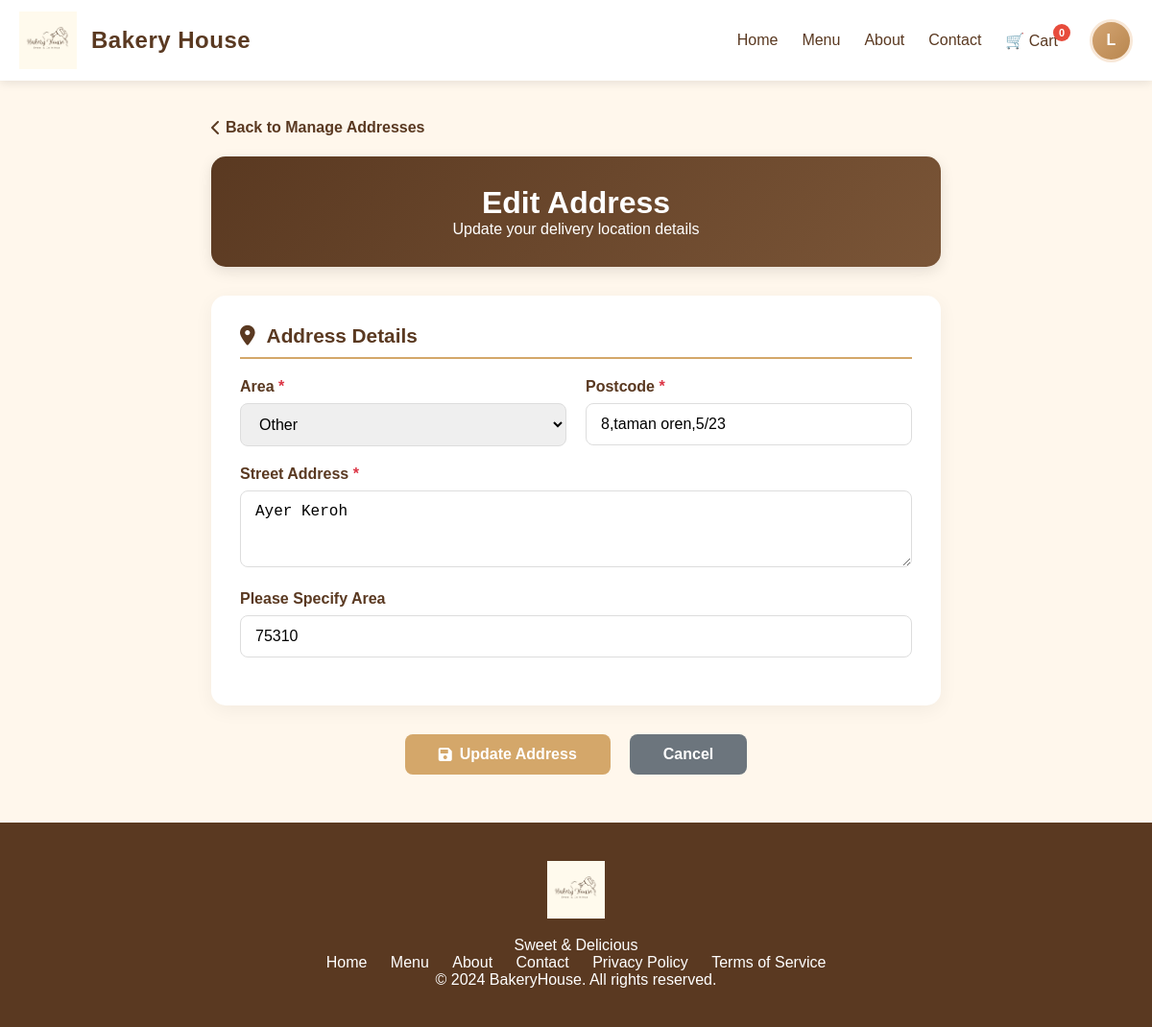
Screenshot of /edit.address.php?id=9 (signed in) with the database file from the repository.
### tables this page shows
CREATE TABLE `user_addresses` (
  `id` int(11) NOT NULL,
  `user_id` int(11) NOT NULL,
  `address_text` text NOT NULL,
  `is_default` tinyint(1) DEFAULT 0,
  `updated_at` timestamp NOT NULL DEFAULT current_timestamp() ON UPDATE current_timestamp()
);

### edit.address.php (the view, shortened to what this page needs)
<?php
require_once 'config.php';
$userId = $_SESSION['user_id'];
$addressId = $_GET['id'] ?? null;
try {
    $query = "SELECT * FROM user_addresses WHERE id = ? AND user_id = ?";
    $stmt = $pdo->prepare($query);
    $stmt->execute([$addressId, $userId]);
    $addressData = $stmt->fetch(PDO::FETCH_ASSOC);
$address_area = $address_postcode = $address_line = $other_area = '';
$text = $addressData['address_text'];
if (strpos($text, '|') !== false) {
    $parts = explode('|', $text);
    $address_line     = $parts[0] ?? '';
    $address_area     = $parts[1] ?? '';
    $address_postcode = $parts[2] ?? '';
    $other_area       = $parts[3] ?? '';
    $known_areas = ["Bandar Melaka", "Ayer Keroh", "Bukit Beruang"];
    if (!empty($address_area) && !in_array($address_area, $known_areas)) {
        $other_area = $address_area;
        $address_area = 'other';
    }
}
} catch (PDOException $e) {
    die("Error: " . $e->getMessage());
}
?>
<!DOCTYPE html>
<html lang="en">
<head>
    <link rel="stylesheet" href="editprofile.css"> <link rel="stylesheet" href="https://cdnjs.cloudflare.com/ajax/libs/font-awesome/6.0.0/css/all.min.css">
</head>
<body>
    <?php include 'header.php'; ?>
    <main class="profile-page">
        <div class="profile-container">
            <div class="back-navigation">
                <a href="manageaddress.php" class="back-link">
                    <i class="fas fa-chevron-left"></i> Back to Manage Addresses
                </a>
            </div>
            <div class="profile-header">
                <h1>Edit Address</h1>
                <p>Update your delivery location details</p>
            </div>
            <form action="edit.address.php?id=<?php echo $addressId; ?>" method="POST" class="edit-form" id="addressForm">
                <div class="info-card">
                    <h2><i class="fas fa-map-marker-alt"></i> Address Details</h2>
                    <div class="form-row">
                        <div class="form-group-half required-field">
                            <label class="form-label">Area</label>
                            <select id="address_area" name="address_area" class="form-input" required>
                                <option value="other" <?php echo $address_area === 'other' ? 'selected' : ''; ?>>Other</option>
                            </select>
                        </div>
                        <div class="form-group-half required-field">
                            <label class="form-label">Postcode</label>
                            <input type="text" name="address_postcode" id="address_postcode" class="form-input"
                                   value="<?php echo htmlspecialchars($address_postcode); ?>"
                                   required maxlength="5" oninput="this.value = this.value.replace(/[^0-9]/g, '');">
                        </div>
                    </div>
                    <div class="form-group required-field">
                        <label class="form-label">Street Address</label>
                        <textarea name="address_line" class="form-textarea" required rows="3"
                                  placeholder="Unit no, Building, Street Name..."><?php echo htmlspecialchars($address_line); ?></textarea>
                    </div>
                    <div class="form-group" id="other_area_group" style="display: <?php echo $address_area === 'other' ? 'block' : 'none'; ?>;">
                        <label class="form-label">Please Specify Area</label>
                        <input type="text" name="other_area" class="form-input" value="<?php echo htmlspecialchars($other_area); ?>">
                    </div>
                </div>
                <div class="action-buttons">
                    <button type="submit" class="btn btn-primary" id="saveButton">
                        <i class="fas fa-save"></i> Update Address
                    </button>
                    <a href="manageaddress.php" class="btn btn-secondary">Cancel</a>
                </div>
            </form>
        </div>
    </main>
    <footer>
        <div class="container">
            <div class="footer-content">
                <div class="footer-logo">
                    <img src="Bakery House Logo.png" alt="BakeryHouse">
                </div>
                <p>Sweet & Delicious</p>
                <div class="footer-links">
                    <a href="index.php">Home</a>
                    <a href="menu.php">Menu</a>
                    <a href="about_us.php" class="active">About</a>
                    <a href="contact_us.php">Contact</a>
                    <a href="privacypolicy.php">Privacy Policy</a>
                    <a href="termservice.php">Terms of Service</a>
                </div>
                <p>&copy; 2024 BakeryHouse. All rights reserved.</p>
            </div>
        </div>
    </footer>
</body>
</html>

### editprofile.css (style rules this page uses)
:root { --bakery-brown: #5a3921; --bakery-gold: #d4a76a; --bakery-bg: #fff7ec; --white: #ffffff; --danger-red: #dc3545; }
* { margin: 0; padding: 0; box-sizing: border-box; }
body { background-color: var(--bakery-bg); color: #333333; font-family: 'Segoe UI', sans-serif; padding-top: 85px; }
.profile-container { max-width: 800px; margin: 40px auto; padding: 0 20px; }
.profile-header { background: linear-gradient(135deg, var(--bakery-brown) 0%, #7a5537 100%); border-radius: 15px; padding: 30px; color: var(--white); text-align: center; margin-bottom: 30px; box-shadow: 0 5px 15px rgba(0,0,0,0.1); }
.info-card { background: var(--white); border-radius: 15px; padding: 30px; margin-bottom: 25px; box-shadow: 0 5px 20px rgba(0,0,0,0.05); }
.info-card h2 { display: flex; align-items: center; gap: 12px; color: var(--bakery-brown); font-size: 1.3rem; padding-bottom: 10px; margin-bottom: 20px; border-bottom: 2px solid var(--bakery-gold); }
.form-group { margin-bottom: 20px; }
.form-row { display: flex; gap: 20px; margin-bottom: 20px; }
.form-group-half { flex: 1; }
.form-label { display: block; margin-bottom: 8px; color: var(--bakery-brown); font-weight: 600; }
.required-field .form-label::after { content: " *"; color: var(--danger-red); }
.form-input, .form-textarea { width: 100%; padding: 12px 15px; border: 1.5px solid #dddddd; border-radius: 8px; font-size: 1rem; transition: 0.3s; }
.form-textarea { resize: vertical; }
.action-buttons { display: flex; justify-content: center; gap: 20px; margin-top: 30px; }
.btn { display: inline-flex; align-items: center; justify-content: center; gap: 8px; padding: 12px 35px; border: none; border-radius: 8px; font-size: 1rem; font-weight: bold; text-decoration: none; cursor: pointer; transition: 0.3s; }
.btn-primary { background: var(--bakery-gold); color: var(--white); }
.btn-secondary { background: #6c757d; color: var(--white); }
footer { padding: 40px 0; background-color: var(--bakery-brown); color: white; text-align: center; margin-top: 50px; }
.footer-logo img { height: 60px; margin-bottom: 15px; }
.footer-links a { margin: 0 10px; color: white; text-decoration: none; transition: 0.3s; }
.back-navigation { margin-bottom: 20px; }
.back-link { color: var(--bakery-brown); text-decoration: none; font-weight: bold; display: inline-flex; align-items: center; gap: 5px; }

### header.css (style rules this page uses)
:root { --main-font: 'BonvenoCF', sans-serif; --serif-font: 'AvenirNext LT Pro', serif; --main-color: #5a3921; --accent-color: #d4a76a; }
body { margin: 0; padding-top: 0 !important; font-family: var(--main-font) !important; background-color: #fff7ec; }

### rows the page displays
user_addresses: address_area "Other", address_postcode "8,taman oren,5/23", address_line "Ayer Keroh", other_area "75310"

### other values shown
substr($userName, 0, 1) "L"
